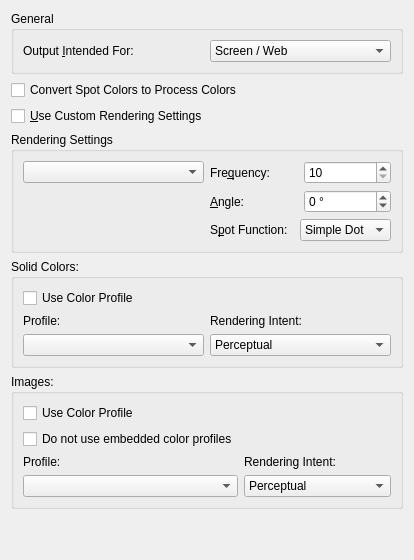
  <widget class="QWidget" name="tabColor">
   <attribute name="title">
    <string>C&amp;olor</string>
   </attribute>
   <layout class="QVBoxLayout" name="tabColorLayout">
    <item>
     <widget class="QGroupBox" name="ColorGroup">
      <property name="title">
       <string>General</string>
      </property>
      <layout class="QHBoxLayout" name="colorGroupLayout">
       <item>
        <widget class="QLabel" name="label_16">
         <property name="text">
          <string>Output &amp;Intended For:</string>
         </property>
         <property name="buddy">
          <cstring>OutCombo</cstring>
         </property>
        </widget>
       </item>
       <item>
        <widget class="QComboBox" name="OutCombo">
         <item>
          <property name="text">
           <string>Screen / Web</string>
          </property>
         </item>
         <item>
          <property name="text">
           <string>Printer</string>
          </property>
         </item>
         <item>
          <property name="text">
           <string>Grayscale</string>
          </property>
         </item>
        </widget>
       </item>
      </layout>
     </widget>
    </item>
    <item>
     <widget class="QCheckBox" name="useSpot">
      <property name="text">
       <string>Convert Spot Colors to Process Colors</string>
      </property>
     </widget>
    </item>
    <item>
     <widget class="QCheckBox" name="UseLPI">
      <property name="text">
       <string>&amp;Use Custom Rendering Settings</string>
      </property>
     </widget>
    </item>
    <item>
     <widget class="QGroupBox" name="LPIgroup">
      <property name="title">
       <string>Rendering Settings</string>
      </property>
      <layout class="QGridLayout" name="lpiGroupLayout">
       <item row="0" column="0">
        <widget class="QComboBox" name="LPIcolor"/>
       </item>
       <item row="0" column="1">
        <layout class="QHBoxLayout" name="horizontalLayout_10">
         <item>
          <widget class="QLabel" name="label_17">
           <property name="text">
            <string>Fre&amp;quency:</string>
           </property>
           <property name="buddy">
            <cstring>LPIfreq</cstring>
           </property>
          </widget>
         </item>
         <item>
          <widget class="QSpinBox" name="LPIfreq">
           <property name="minimum">
            <number>10</number>
           </property>
           <property name="maximum">
            <number>1000</number>
           </property>
          </widget>
         </item>
        </layout>
       </item>
       <item row="1" column="1">
        <layout class="QHBoxLayout" name="horizontalLayout_11">
         <item>
          <widget class="QLabel" name="label_18">
           <property name="text">
            <string>&amp;Angle:</string>
           </property>
           <property name="buddy">
            <cstring>LPIangle</cstring>
           </property>
          </widget>
         </item>
         <item>
          <widget class="QSpinBox" name="LPIangle">
           <property name="suffix">
            <string> °</string>
           </property>
           <property name="minimum">
            <number>-180</number>
           </property>
           <property name="maximum">
            <number>180</number>
           </property>
          </widget>
         </item>
        </layout>
       </item>
       <item row="2" column="1">
        <layout class="QHBoxLayout" name="horizontalLayout_12">
         <item>
          <widget class="QLabel" name="label_19">
           <property name="text">
            <string>S&amp;pot Function:</string>
           </property>
           <property name="buddy">
            <cstring>LPIfunc</cstring>
           </property>
          </widget>
         </item>
         <item>
          <widget class="QComboBox" name="LPIfunc">
           <property name="editable">
            <bool>false</bool>
           </property>
           <item>
            <property name="text">
             <string>Simple Dot</string>
            </property>
           </item>
           <item>
            <property name="text">
             <string>Line</string>
            </property>
           </item>
           <item>
            <property name="text">
             <string>Round</string>
            </property>
           </item>
           <item>
            <property name="text">
             <string>Ellipse</string>
            </property>
           </item>
          </widget>
         </item>
        </layout>
       </item>
      </layout>
     </widget>
    </item>
    <item>
     <widget class="QGroupBox" name="solidsProfileGroup">
      <property name="title">
       <string>Solid Colors:</string>
      </property>
      <layout class="QGridLayout" name="solidColorsGroupLayout">
       <item row="1" column="0">
        <widget class="QLabel" name="solidsProfileLabel">
         <property name="text">
          <string>Profile:</string>
         </property>
        </widget>
       </item>
       <item row="0" column="0">
        <widget class="QCheckBox" name="EmbedProfs">
         <property name="text">
          <string>Use Color Profile</string>
         </property>
        </widget>
       </item>
       <item row="1" column="1">
        <widget class="QLabel" name="solidsIntentLabel">
         <property name="text">
          <string>Rendering Intent:</string>
         </property>
        </widget>
       </item>
       <item row="2" column="0">
        <widget class="QComboBox" name="SolidPr"/>
       </item>
       <item row="2" column="1">
        <widget class="QComboBox" name="IntendS">
         <property name="editable">
          <bool>false</bool>
         </property>
         <item>
          <property name="text">
           <string>Perceptual</string>
          </property>
         </item>
         <item>
          <property name="text">
           <string>Relative Colorimetric</string>
          </property>
         </item>
         <item>
          <property name="text">
           <string>Saturation</string>
          </property>
         </item>
         <item>
          <property name="text">
           <string>Absolute Colorimetric</string>
          </property>
         </item>
        </widget>
       </item>
      </layout>
     </widget>
    </item>
    <item>
     <widget class="QGroupBox" name="imageProfileGroup">
      <property name="title">
       <string>Images:</string>
      </property>
      <layout class="QGridLayout" name="imageProfileGroupLayout">
       <item row="0" column="0">
        <widget class="QCheckBox" name="EmbedProfs2">
         <property name="text">
          <string>Use Color Profile</string>
         </property>
        </widget>
       </item>
       <item row="2" column="0">
        <widget class="QLabel" name="imageProfileLabel">
         <property name="text">
          <string>Profile:</string>
         </property>
        </widget>
       </item>
       <item row="2" column="1">
        <widget class="QLabel" name="imageIntentLabel">
         <property name="text">
          <string>Rendering Intent:</string>
         </property>
        </widget>
       </item>
       <item row="1" column="0">
        <widget class="QCheckBox" name="NoEmbedded">
         <property name="text">
          <string>Do not use embedded color profiles</string>
         </property>
        </widget>
       </item>
       <item row="3" column="0">
        <widget class="QComboBox" name="ImageP"/>
       </item>
       <item row="3" column="1">
        <widget class="QComboBox" name="IntendI">
         <property name="editable">
          <bool>false</bool>
         </property>
         <item>
          <property name="text">
           <string>Perceptual</string>
          </property>
         </item>
         <item>
          <property name="text">
           <string>Relative Colorimetric</string>
          </property>
         </item>
         <item>
          <property name="text">
           <string>Saturation</string>
          </property>
         </item>
         <item>
          <property name="text">
           <string>Absolute Colorimetric</string>
          </property>
         </item>
        </widget>
       </item>
      </layout>
     </widget>
    </item>
    <item>
     <spacer name="verticalSpacer_3">
      <property name="orientation">
       <enum>Qt::Orientation::Vertical</enum>
      </property>
      <property name="sizeHint" stdset="0">
       <size>
        <width>20</width>
        <height>40</height>
       </size>
      </property>
     </spacer>
    </item>
   </layout>
  </widget>
